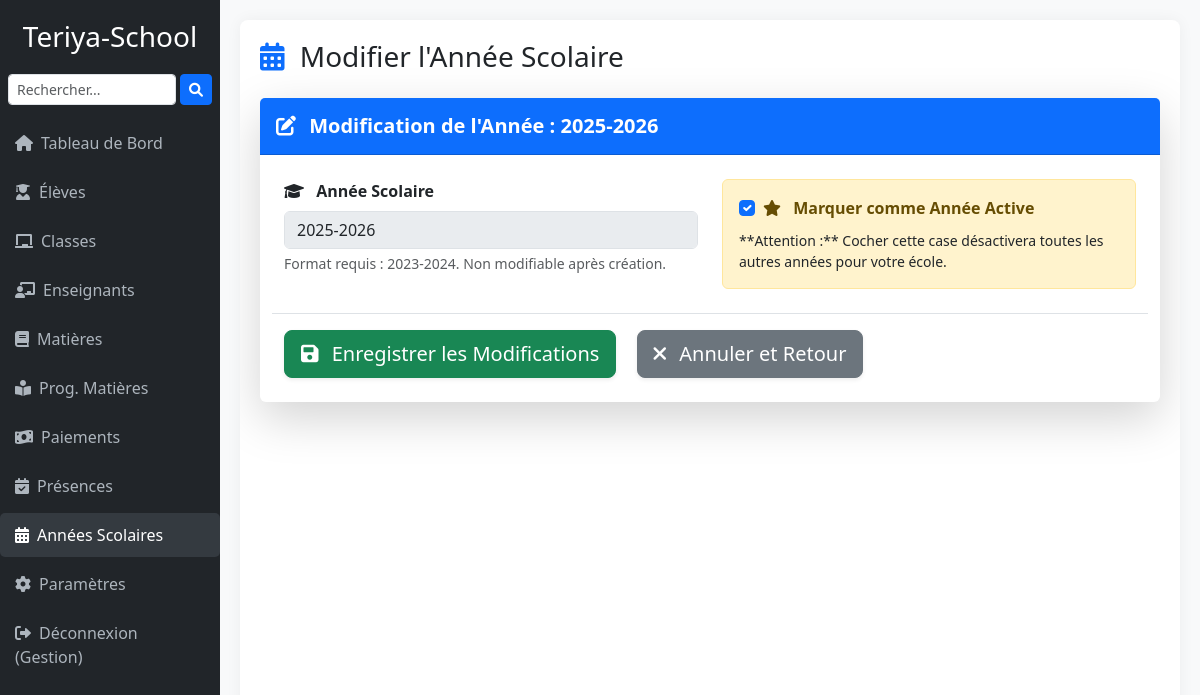
/annees-scolaires/modifier/3/ (signed in), run on the app's committed database.
### dashboard/models.py (models this page shows, shortened)
class Profile(models.Model):
    user = models.OneToOneField(User, on_delete=models.CASCADE)
    ecole = models.ForeignKey("EcoleSettings", on_delete=models.CASCADE, null=True, blank=True)

class EcoleSettings(models.Model):
    ministere = models.CharField(
        max_length=255,
        blank=True,
        null=True,
        verbose_name="Ministère de Tutelle",
        help_text="Exemple : Ministère de l’Éducation Nationale"
    )
    academie = models.CharField(
        max_length=255,
        blank=True,
        null=True,
        verbose_name="Académie / Inspection",
        help_text="Exemple : Académie de Bamako Rive Droite"
    )
    commune = models.CharField(
        max_length=255,
        blank=True,
        null=True,
        verbose_name="Commune",
        help_text="Exemple : Commune IV du District de Bamako"
    )
    nom_etablissement = models.CharField(
        max_length=255,
        verbose_name="Nom de l'Établissement"
    )
    adresse_etablissement = models.CharField(
        max_length=255,
        blank=True,
        null=True,
        verbose_name="Adresse"
    )
    telephone = models.CharField(
        max_length=50,
        blank=True,
        null=True,
        verbose_name="Téléphone de l'Établissement"
    )
    email_contact = models.EmailField(
        blank=True,
        null=True,
        verbose_name="Email de Contact"
    )
    site_web = models.URLField(
        blank=True,
        null=True,
        verbose_name="Site Web"
    )
    code_etablissement = models.CharField(
        max_length=50,
        blank=True,
        null=True,
        unique=True,  # ✅ Chaque école doit avoir un code unique
        verbose_name="Code de l'Établissement",
        help_text="Code attribué par le ministère ou la direction académique"
    )
    logo = models.ImageField(
        upload_to='settings/assets/',
        blank=True,
        null=True,
        verbose_name="Logo de l'École"
    )
    cachet_admin = models.ImageField(
        upload_to='settings/assets/',
        blank=True,
        null=True,
        verbose_name="Cachet (Sceau) de l'Administration"
    )
    signature_directeur = models.ImageField(
        upload_to='settings/assets/',
        blank=True,
        null=True,
        verbose_name="Signature du Directeur/Responsable"
    )
    titre_signataire = models.CharField(
        max_length=100,
        default='Le Directeur',
        verbose_name="Titre du Signataire"
    )
    nom_signataire = models.CharField(
        max_length=255,
        blank=True,
        null=True,
        verbose_name="Nom du Signataire",
        help_text="Nom du directeur ou responsable signataire"
    )
    date_mise_a_jour = models.DateTimeField(
        auto_now=True,
        verbose_name="Dernière mise à jour"
    )
    class Meta:
        verbose_name = "École"
        verbose_name_plural = "Écoles"
        ordering = ['nom_etablissement']
    date_fin_essai = models.DateTimeField(
        blank=True,
        null=True,
        verbose_name="Fin de la période d'essai gratuite"
    )
    est_active = models.BooleanField(
        default=True,
        verbose_name="École active",
        help_text="Indique si l'école peut utiliser le système"
    )
    def periode_essai_expiree(self):
        return self.date_fin_essai and timezone.now() > self.date_fin_essai

class AnneeScolaire(models.Model):
    ecole = models.ForeignKey(
        'EcoleSettings',
        on_delete=models.CASCADE,
        verbose_name="École"
    )
    annee = models.CharField(
        max_length=9,
        verbose_name="Année Scolaire",
        help_text="Exemple : 2024-2025"
    )
    date_debut = models.DateField(verbose_name="Date de Début")
    date_fin = models.DateField(verbose_name="Date de Fin")
    active = models.BooleanField(
        default=False,
        verbose_name="Active (Année en cours)",
        help_text="Si cochée, cette année sera considérée comme l'année scolaire en cours."
    )
    class Meta:
        verbose_name = "Année Scolaire"
        verbose_name_plural = "Années Scolaires"
        ordering = ['-annee']  # Affiche l'année la plus récente en premier
        unique_together = ('ecole', 'annee')  # Unicité par école

### dashboard/views.py (the view)
# urls.py: path('annees-scolaires/modifier/<int:pk>/', views.modifier_annee_scolaire, name='modifier_annee_scolaire'),
@login_required
def modifier_annee_scolaire(request, pk):
    ecole = get_user_ecole(request)
    annee = get_object_or_404(AnneeScolaire, pk=pk, ecole=ecole)  # ⚠️ Filtrage par école pour sécurité
    if request.method == 'POST':
        form = AnneeScolaireForm(request.POST, instance=annee, ecole=ecole)
        if form.is_valid():
            form.save()
            messages.success(request, "Année scolaire mise à jour avec succès.")
            return redirect('liste_annees_scolaires')
        else:
            messages.error(request, "Veuillez corriger les erreurs dans le formulaire.")
    else:
        form = AnneeScolaireForm(instance=annee, ecole=ecole)
    return render(request, 'dashboard/annees_scolaires/form_annee_scolaire.html', {
        'form': form,
        'action': 'Modifier'
    })

### dashboard/views.py (called while the page is built)
def get_user_ecole(request):
    return (
        getattr(getattr(request.user, 'enseignant', None), 'ecole', None)
        or getattr(getattr(request.user, 'etudiant', None), 'ecole', None)
        or getattr(getattr(request.user, 'profile', None), 'ecole', None)
        or (EcoleSettings.objects.first() if request.user.is_superuser else None)
    )

### dashboard/templates/dashboard/annees_scolaires/form_annee_scolaire.html (shortened to what this page needs)
{% extends 'dashboard/base.html' %}
{% load static %}
{% block content %}
<div class="d-sm-flex align-items-center justify-content-between mb-4">
    <h1 class="h3 mb-0 text-gray-800">
        <i class="fas fa-calendar-alt me-2 text-primary"></i>
        {% if action == 'Modifier' %}Modifier l'Année Scolaire{% else %}Ajouter une Nouvelle Année Scolaire{% endif %}
    </h1>
</div>
<div class="card shadow-lg mb-4 border-0">
    <div class="card-header py-3 bg-primary text-white">
        <h5 class="m-0 fw-bold">
            {% if action == 'Modifier' %}
                <i class="fas fa-edit me-2"></i> Modification de l'Année : {{ form.instance.annee }}
            {% else %}
                <i class="fas fa-plus-circle me-2"></i> Nouvelle Année Scolaire
            {% endif %}
        </h5>
    </div>
    <div class="card-body p-4">
        <form method="post" class="row g-4">
            <div class="col-md-6">
                <label for="{{ form.annee.id_for_label }}" class="form-label fw-bold">
                    <i class="fas fa-graduation-cap me-2"></i> Année Scolaire
                </label>
                {{ form.annee }}
                <div class="form-text text-muted">
                    Format requis : 2023-2024.
                    {% if action == 'Modifier' %}Non modifiable après création.{% endif %}
                </div>
            </div>
            <div class="col-md-6">
                <div class="alert alert-warning p-3 h-100 mb-0 d-flex flex-column justify-content-center">
                    <div class="form-check">
                        {{ form.active }}
                        <label class="form-check-label fw-bold" for="{{ form.active.id_for_label }}">
                            <i class="fas fa-star me-2"></i> Marquer comme Année Active
                        </label>
                    </div>
                    <div class="mt-2 small text-dark">
                        **Attention :** Cocher cette case désactivera toutes les autres années pour votre école.
                    </div>
                </div>
            </div>
            <div class="col-12 mt-4 pt-3 border-top">
                <button type="submit" class="btn btn-success btn-lg me-3 shadow-sm">
                    <i class="fas fa-save me-2"></i>
                    {% if action == 'Modifier' %}Enregistrer les Modifications{% else %}Ajouter l'Année Scolaire{% endif %}
                </button>
                <a href="{% url 'liste_annees_scolaires' %}" class="btn btn-secondary btn-lg shadow-sm">
                    <i class="fas fa-times me-2"></i> Annuler et Retour
                </a>
            </div>
        </form>
    </div>
</div>
{% endblock %}

### dashboard/templates/dashboard/base.html (shortened to what this page needs)
<!DOCTYPE html>
<html lang="fr">
<head>
    <link href="https://cdn.jsdelivr.net/npm/bootstrap@5.3.0/dist/css/bootstrap.min.css" rel="stylesheet">
    <link rel="stylesheet" href="https://cdnjs.cloudflare.com/ajax/libs/font-awesome/6.0.0-beta3/css/all.min.css">
</head>
<body>
<div class="wrapper">
    <div class="sidebar">
        <h3>
            {% if request.user.profile.ecole %}
                {{ request.user.profile.ecole.nom_etablissement }}
            {% else %}
                Gestion Multi-École
            {% endif %}
        </h3>
    <form method="get" action="{% url 'recherche_etudiants_globale' %}" class="d-flex mb-3 px-2">
        <input type="text" name="q" class="form-control form-control-sm me-1" placeholder="Rechercher..." required>
        <button type="submit" class="btn btn-sm btn-primary"><i class="fas fa-search"></i></button>
    </form>
        <ul class="nav flex-column">
            <li class="nav-item">
                <a class="nav-link {% if request.resolver_match.url_name == 'dashboard_accueil' %}active{% endif %}" href="{% url 'dashboard_accueil' %}">
                    <i class="fas fa-home me-2"></i>Tableau de Bord
                </a>
            </li>
            <li class="nav-item">
                <a class="nav-link {% if 'etudiant' in request.resolver_match.url_name %}active{% endif %}" href="{% url 'liste_etudiants' %}">
                    <i class="fas fa-user-graduate me-2"></i>Élèves
                </a>
            </li>
            <li class="nav-item">
                <a class="nav-link {% if 'classe' in request.resolver_match.url_name %}active{% endif %}" href="{% url 'liste_classes' %}">
                    <i class="fas fa-chalkboard me-2"></i>Classes
                </a>
            </li>
            <li class="nav-item">
                <a class="nav-link {% if 'enseignant' in request.resolver_match.url_name %}active{% endif %}" href="{% url 'liste_enseignants' %}">
                    <i class="fas fa-chalkboard-teacher me-2"></i>Enseignants
                </a>
            </li>
            <li class="nav-item">
                <a class="nav-link {% if 'matiere' in request.resolver_match.url_name %}active{% endif %}" href="{% url 'liste_matieres' %}">
                    <i class="fas fa-book me-2"></i>Matières
                </a>
            </li>
            <li class="nav-item">
                <a class="nav-link {% if 'programme_matiere' in request.resolver_match.url_name %}active{% endif %}" href="{% url 'liste_programmes_matiere' %}">
                    <i class="fas fa-book-reader me-2"></i>Prog. Matières
                </a>
            </li>
            <li class="nav-item">
                <a class="nav-link {% if 'paiement' in request.resolver_match.url_name %}active{% endif %}" href="{% url 'liste_paiements_par_classe_etudiant' %}">
                    <i class="fas fa-money-bill-wave me-2"></i>Paiements
                </a>
            </li>
            <li class="nav-item">
                <a class="nav-link {% if 'presence' in request.resolver_match.url_name %}active{% endif %}" href="{% url 'liste_presences' %}">
                    <i class="fas fa-calendar-check me-2"></i>Présences
                </a>
            </li>
            <li class="nav-item">
                <a class="nav-link {% if 'annee_scolaire' in request.resolver_match.url_name %}active{% endif %}" href="{% url 'liste_annees_scolaires' %}">
                    <i class="fas fa-calendar-alt me-2"></i>Années Scolaires
                </a>
            </li>
            <li class="nav-item">
                <a class="nav-link {% if request.resolver_match.url_name == 'ecole_settings' %}active{% endif %}" href="{% url 'ecole_settings' %}">
                    <i class="fas fa-cog me-2"></i>Paramètres
                </a>
            </li>
            {% if user.is_authenticated %}
            <li class="nav-item mt-auto">
                <a class="nav-link" href="{% url 'logout' %}">
                    <i class="fas fa-sign-out-alt me-2"></i>Déconnexion ({{ user.username }})
                </a>
            </li>
            {% endif %}
        </ul>
    </div>
    <div class="main-content">
        <div class="content">
            {% block content %}{% endblock %}
        </div>
    </div>
</div>
</body>
</html>

### dashboard/templates/dashboard/base.html (style rules this page uses)
html, body { height: 100%; margin: 0; padding: 0; overflow: hidden; font-family: 'Segoe UI', Tahoma, Geneva, Verdana, sans-serif; background-color: #f8f9fa; }
.wrapper { display: flex; height: 100%; }
.sidebar { background-color: #212529; color: white; width: 220px; padding-top: 20px; flex-shrink: 0; display: flex; flex-direction: column; overflow-y: auto; }
.sidebar h3 { color: #fff; text-align: center; margin-bottom: 20px; }
.sidebar .nav-link { color: #adb5bd; padding: 10px 15px; margin-bottom: 5px; border-radius: 5px; }
.sidebar .nav-link:hover, .sidebar .nav-link.active { background-color: #343a40; color: white; }
.main-content { flex: 1; display: flex; flex-direction: column; padding: 20px; overflow: hidden; }
.content { flex: 1; background-color: #fff; border-radius: 8px; padding: 20px; box-shadow: 0 0 15px rgba(0,0,0,0.05); overflow-y: auto; }

### data on the page
AnneeScolaire: instance.annee "2025-2026", annee "2025-2026", active "☑"

### other printed values
{{ request.user.profile.ecole.nom_etablissement }} "Teriya-School"
{{ user.username }} "Gestion"
